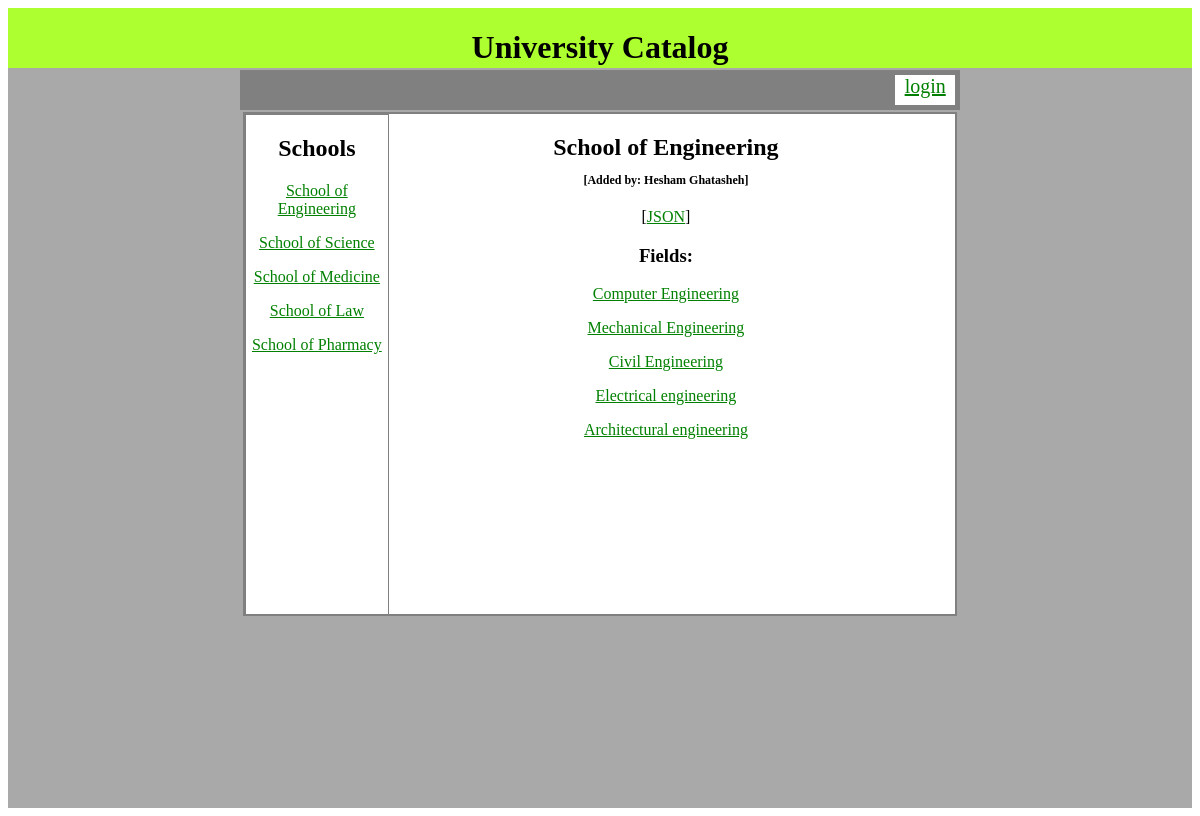
The page /school/1/ on the database its author committed.
### database_setup.py (models this page shows, shortened)
class School(Base):
    __tablename__ = 'school'
    id = Column(Integer, primary_key=True)
    name = Column(String(250), nullable=False)
    user_id = Column(Integer, ForeignKey('user.id'))
    user = relationship(User)

class User(Base):
    __tablename__ = 'user'
    id = Column(Integer, primary_key=True)
    name = Column(String(250), nullable=False)
    email = Column(String(250), nullable=False)
    picture = Column(String(250))

class Field(Base):
    __tablename__ = 'field'
    name =Column(String(80), nullable = False)
    id = Column(Integer, primary_key = True)
    description = Column(String(250))
    crhours = Column(Integer)
    crprice = Column(String(8))
    school_id = Column(Integer,ForeignKey('school.id'))
    school = relationship(School)
    user_id = Column(Integer, ForeignKey('user.id'))
    user = relationship(User)

### school_catalog.py (the view)
@app.route('/school/<int:school_id>/')
def schoolMenu(school_id):
    school = session.query(School).filter_by(id=school_id).one()
    schools = session.query(School)
    fields = session.query(Field).filter_by(school_id=school_id)
    creator = getUserInfo(school.user_id)
    if 'username' in login_session:
        userid = getUserID(login_session['email'])
    if 'username' not in login_session:
        return render_template('school.html', school=school, schools=schools,
                               fields=fields, creator=creator)
    else:
        return render_template('schoolUser.html', school=school,
                               schools=schools, fields=fields,
                               username=login_session['username'],
                               userpic=login_session['picture'],
                               userid=userid, creator=creator)

### school_catalog.py (called while the page is built)
def getUserInfo(user_id):
    user = session.query(User).filter_by(id=user_id).one()
    return user

### templates/school.html (shortened to what this page needs)
<!DOCTYPE html>
<html>
    <head>
        <link rel=stylesheet type=text/css href="{{url_for('static', filename='css/style.css')}}">
    </head>
    <body>
        <div class='main'>
            <div class='header'>
                <h1>University Catalog</h1>
            </div>
            <div class='userspace'>
                <div class='logs'><a href="{{url_for('showLogin')}}" style="font-size: 20px">login</a></div>
            </div>
            <div class='midbox'>
                <div class='leftbox'>
                    <h2 style="text-align: center">Schools</h2>
                    {% for s in schools %}
                    <p style="text-align: center"><a href="{{url_for('schoolMenu',school_id=s.id)}}">{{s.name}}</a></p>
                    {% endfor %}
                </div>
                <div class='rightbox'>
                    <h2 style="text-align: center">{{school.name}}<p style="font-size: 12px">[Added by: {{creator.name}}]</p></h2>
                    <p style="text-align: center">[<a href="{{url_for('schoolMenuJSON',school_id=school.id)}}">JSON</a>]</p>
                    <h3 style="text-align: center">Fields:</h3>
                    {% for f in fields %}
                        <p style="text-align: center"><a href="{{url_for('fieldPage',school_id=school.id,field_id=f.id)}}">{{f.name}}</a></p>
                    {% endfor %}
                </div>
            </div>
        </div>
        <div style="background-color: darkgrey; height: 200px"></div>
    </body>
</html>

### static/css/style.css (style rules this page uses)
.main { background-color: darkgrey; display: flex; flex-wrap: wrap; height: 600px; }
.header { background-color: greenyellow; height: 60px; width: 100%; text-align: center; }
.userspace { background-color: gray; height: 30px; width: 60%; border: 2px solid darkgrey; margin: auto; padding: 5px; }
.logs { float: right; height: 30px; background-color: white; width: 60px; text-align: center }
.midbox { background-color: white ; height: 500px; width: 60%; border: 2px solid grey; display: flex; flex-wrap: wrap; margin: auto; }
.leftbox { height: 500px; width: 20%; border: 1px solid grey; }
.rightbox { height: 500px; width: 78% }
a:link { color: green; }

### rows shown on the page
School: name "School of Engineering"
School: name "School of Science"
School: name "School of Medicine"
School: name "School of Law"
School: name "School of Pharmacy"
User: name "Hesham Ghatasheh"
Field: name "Computer Engineering"
Field: name "Mechanical Engineering"
Field: name "Civil Engineering"
Field: name "Electrical engineering"
Field: name "Architectural engineering"
